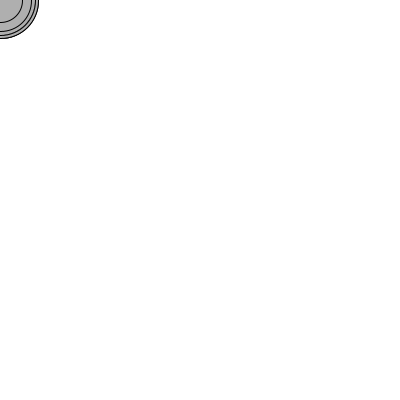
Frame 1 (no input)
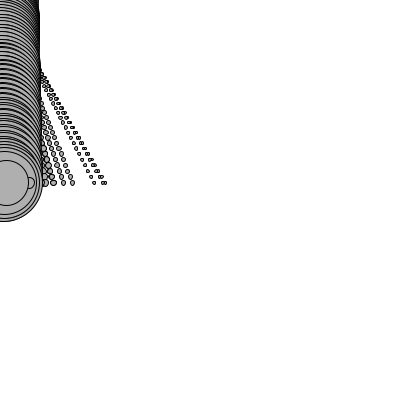
Frame 60 (the mouse pressed at the canvas centre just before this capture)
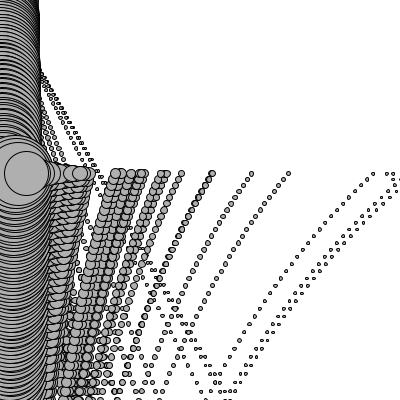
Frame 120 (the mouse held since frame 60 and released just before this capture)

The Processing sketch that drew these frames (run headless with seeded random() and noise(); from frame 60 on, the mouse is pressed at the canvas centre):

// Processing sketch: noc02_03_mover_mass_force_friction
// ── noc02_03_mover_mass_force_friction.pde
Mover[] movers = new Mover[100];

void setup() {
  size(400,400);
  smooth();
  background(255);
  for(int i=0;i<movers.length;i++) {
    movers[i] = new Mover(random(0.1,5), 0,0);
  }
}

void draw() {  
  //background(255);
  PVector wind = new PVector(0.01,0);
  PVector gravity = new PVector(0,0.1);
  
  for(int i=0;i<movers.length;i++) {
    
    gravity.y = 0.1*movers[i].mass;
    
    movers[i].applyForce(wind);
    movers[i].applyForce(gravity);
    
    movers[i].update();    
    movers[i].display();
    movers[i].checkEdges();
  }
    
}
// ── Mover.pde
class Mover {
  
  PVector location;
  PVector velocity;
  PVector acceleration;
  
  float mass;
  
  Mover(float m, float x, float y) {
    mass = m;
    location = new PVector(x,y);
    velocity = new PVector(0,0);
    acceleration = new PVector(0,0);
  }
  
  
  void applyForce(PVector force) {
    PVector f = PVector.div(force, mass);
    acceleration.add(f);
  }
    
  void update(){   
    
    velocity.add(acceleration);    
    location.add(velocity);
    
    acceleration.mult(0);    
  }
  
  void display() {
    stroke(0);
    fill(175);
    ellipse(location.x, location.y, mass*16,mass*16);
  }
  
  void checkEdges() {
    if (location.x > width) {
      location.x = width;
      velocity.x *= -1;
    } else if (location.x < 0) {
      location.x = 0;
      velocity.x *= -1;      
    }
    
    if (location.y > height) {
      location.y = height;
      velocity.y *= -1;      
    }    
  }  
    
}
